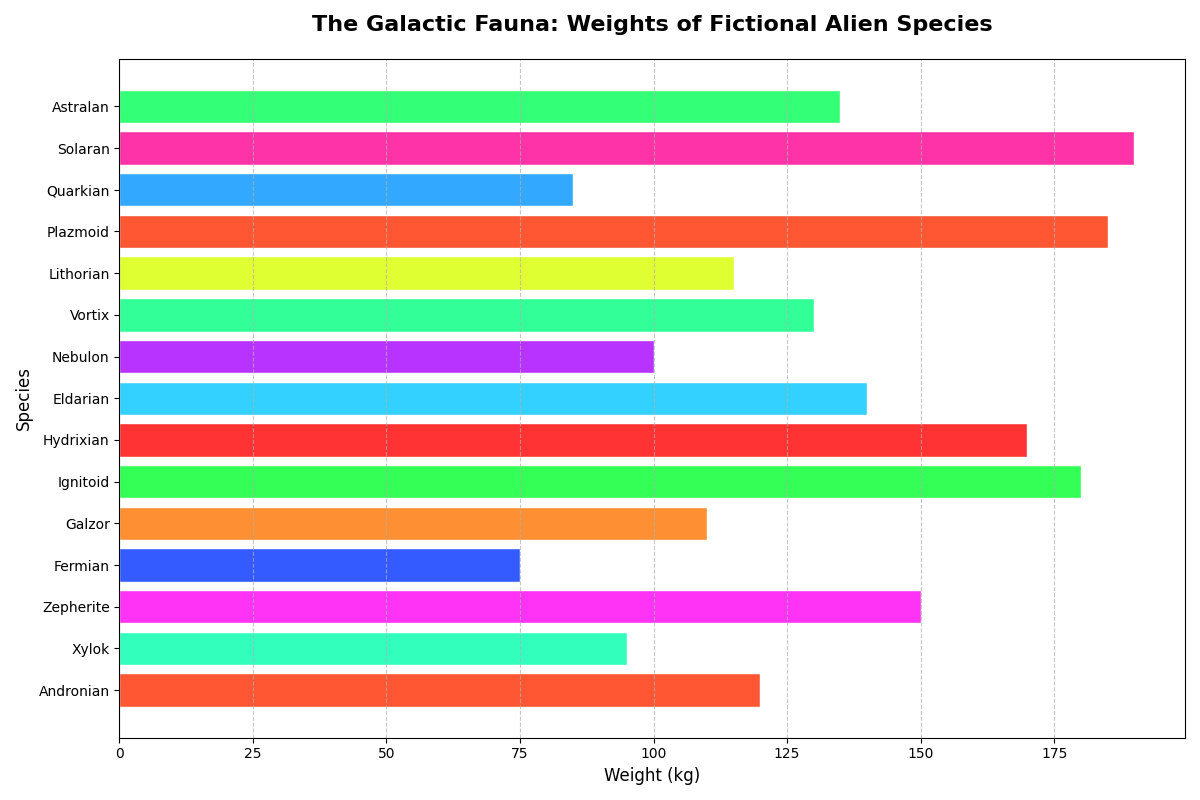

This chart was generated by the following Python code:
import matplotlib.pyplot as plt
import numpy as np

species = ["Andronian", "Xylok", "Zepherite", "Fermian", "Galzor", 
           "Ignitoid", "Hydrixian", "Eldarian", "Nebulon", "Vortix",
           "Lithorian", "Plazmoid", "Quarkian", "Solaran", "Astralan"]

weights = np.array([120, 95, 150, 75, 110, 180, 170, 140, 100, 130,
                    115, 185, 85, 190, 135])

# Define a new set of colors
new_colors = ['#FF5733', '#33FFBD', '#FF33F6', '#335BFF', '#FF8F33', 
              '#33FF57', '#FF3333', '#33D1FF', '#B833FF', '#33FF99',
              '#DFFF33', '#FF5733', '#33A8FF', '#FF33A8', '#33FF77']

fig, ax = plt.subplots(figsize=(12, 8))
bar = ax.barh(species, weights, color=new_colors, edgecolor='w')

ax.set_title("The Galactic Fauna: Weights of Fictional Alien Species", fontsize=16, fontweight='bold', pad=20)
ax.set_xlabel("Weight (kg)", fontsize=12)
ax.set_ylabel("Species", fontsize=12)
ax.grid(True, axis='x', linestyle='--', alpha=0.7)

plt.tight_layout()
plt.show()
